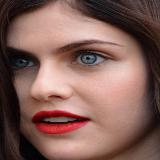
#> input picture dataset_to_train/Alexandra Daddario_52.jpg, 160 x 160 px; its folder holds 4 pictures in this run
$ python training.py
#> lines starting #> are read from the running program, lines starting #| are printed output that depends on the picture
import cv2
import os
import numpy as np
import shutil  # For deleting non-empty directories

# Paths
dataset_path = 'dataset_to_train'  # Folder where the training images are located
model_save_path = 'saved_model/s_model.yml'  # Path to save the trained model
live_capture_path = 'data_collect_from_live'  # Folder where live capture images are stored
detect_capture_path = 'data_collect_for_detect'  # Folder where detected images are stored

# Initialize the face detector and the LBPH face recognizer
face_cascade = cv2.CascadeClassifier(cv2.data.haarcascades + 'haarcascade_frontalface_default.xml')
recognizer = cv2.face.LBPHFaceRecognizer_create()

# Prepare to collect training data
faces = []
labels = []
label_map = {}  # To store the label corresponding to each person

# Load images and labels from dataset_to_train
for image_name in os.listdir(dataset_path):
    image_path = os.path.join(dataset_path, image_name)

    if image_path.endswith('.jpg'):  # Only process .jpg files
        img = cv2.imread(image_path)  # Read the image
#> img is the input picture: shape (160, 160, 3); mean B, G, R 88.1, 95.6, 130
        gray = cv2.cvtColor(img, cv2.COLOR_BGR2GRAY)  # Convert to grayscale
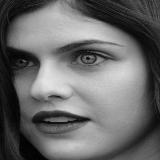
#> gray: shape (160, 160); min 0, max 229, mean 105.1

        # Detect faces in the image
        faces_detected = face_cascade.detectMultiScale(gray, scaleFactor=1.1, minNeighbors=5)
#> faces_detected = ()

        for (x, y, w, h) in faces_detected:
            # Crop the face region
            face = gray[y:y + h, x:x + w]

            # Assign a unique label (index) to each person
            label = image_name.split('.')[0]  # Assuming image_name is like 'person1.jpg'
            if label not in label_map:
                label_map[label] = len(label_map)

            # Store the face and corresponding label
            faces.append(face)
            labels.append(label_map[label])
#> this loop made 0 passes
#> after the loop, faces = []; label_map = 0 items; labels = []
#> pass 2 of the loop `for image_name in os.listdir(dataset_path):`:
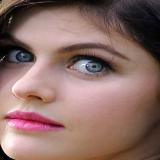
#> input picture dataset_to_train/Alexandra Daddario_65.jpg, 160 x 160 px
#> img is the input picture: shape (160, 160, 3); mean B, G, R 102.8, 109.1, 139.7
#> `gray = cv2.cvtColor(img, cv2.COLOR_BGR2GRAY)`:
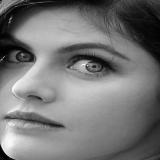
#> gray: shape (160, 160); min 0, max 252, mean 117.5
#> pass 3 of the loop `for image_name in os.listdir(dataset_path):`:
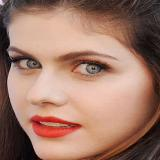
#> input picture dataset_to_train/Alexandra Daddario_74.jpg, 160 x 160 px
#> img is the input picture: shape (160, 160, 3); mean B, G, R 105.2, 121, 159.5
#> `gray = cv2.cvtColor(img, cv2.COLOR_BGR2GRAY)`:
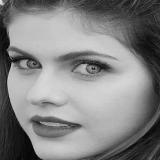
#> gray: shape (160, 160); min 1, max 236, mean 130.7
#> the loop made 4 passes; the first 3 are shown

# Train the model
recognizer.train(faces, np.array(labels))

# Save the trained model
if not os.path.exists('saved_model'):
    os.makedirs('saved_model')

recognizer.save(model_save_path)  # Save the trained model
print(f"Model trained and saved to {model_save_path}")

# Now, run the other scripts in order
os.system("python live_face_collect_to_compare.py")
os.system("python face_detect.py")
os.system("python face_recognition.py")

# Delete the saved model folder and its contents
if os.path.exists('saved_model'):
    shutil.rmtree('saved_model')  # Use shutil to remove non-empty directories
    print(f"Deleted {model_save_path}")

# Delete .jpg and .txt files in 'data_collect_from_live' and 'data_collect_for_detect' directories
def delete_files_in_folder(folder_path):
#> (the run stopped early here; a loop or call above may not have finished)
